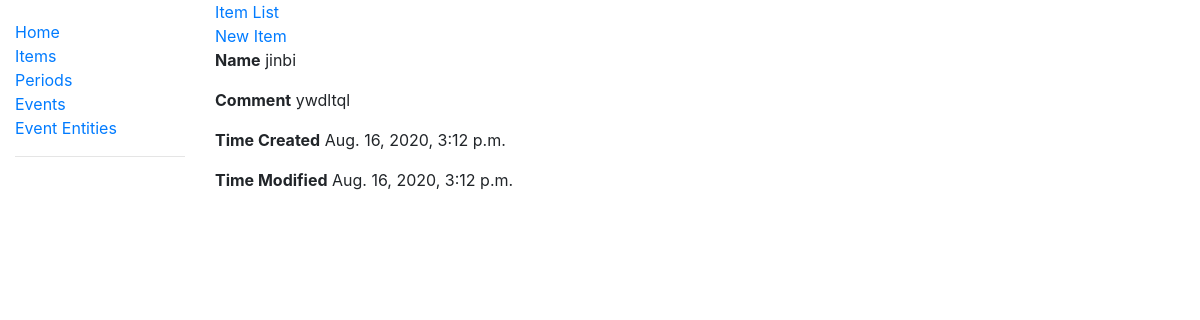
Screenshot of /item/11/ with the database file from the repository.
### income_calculator/models.py (models this page shows, shortened)
class BasicModel(models.Model):
    id = models.AutoField(primary_key=True)
    display_name = models.CharField(max_length=50)  # The display name of the object
    comment = models.TextField(null=True)  # a short description of the object
    time_created = models.PositiveIntegerField()
    time_modified = models.PositiveIntegerField()
    deleted = models.BooleanField()
    @property
    def time_created_string(self):
        return datetime.fromtimestamp(self.time_created)
    @property
    def time_modified_string(self):
        return datetime.fromtimestamp(self.time_modified)

### income_calculator/views.py (the view)
# urls.py: path('item/<int:pk>/', views.ItemDetailView.as_view(), name='item_detail'),
class ItemDetailView(generic.DetailView):
    model = Item
    context_object_name = 'item_detail'

### income_calculator/templates/income_calculator/item_detail.html
{% extends "base_generic.html" %}
{% block content %}
  <a href="{% url 'items'%}">Item List</a><br/>
  <a href="{% url 'new_item'%}">New Item</a>
  <p><strong>Name</strong> {{ item_detail.display_name }}</p>
  <p><strong>Comment</strong> {{ item_detail.comment }}</p>
  <p><strong>Time Created</strong> {{ item_detail.time_created_string }}</p>
  <p><strong>Time Modified</strong> {{ item_detail.time_modified_string }}</p>
{% endblock %}

### rows the page displays
BasicModel: display_name "jinbi", comment "ywdltql", time_created_string "Aug. 16, 2020, 3:12 p.m.", time_modified_string "Aug. 16, 2020, 3:12 p.m."
